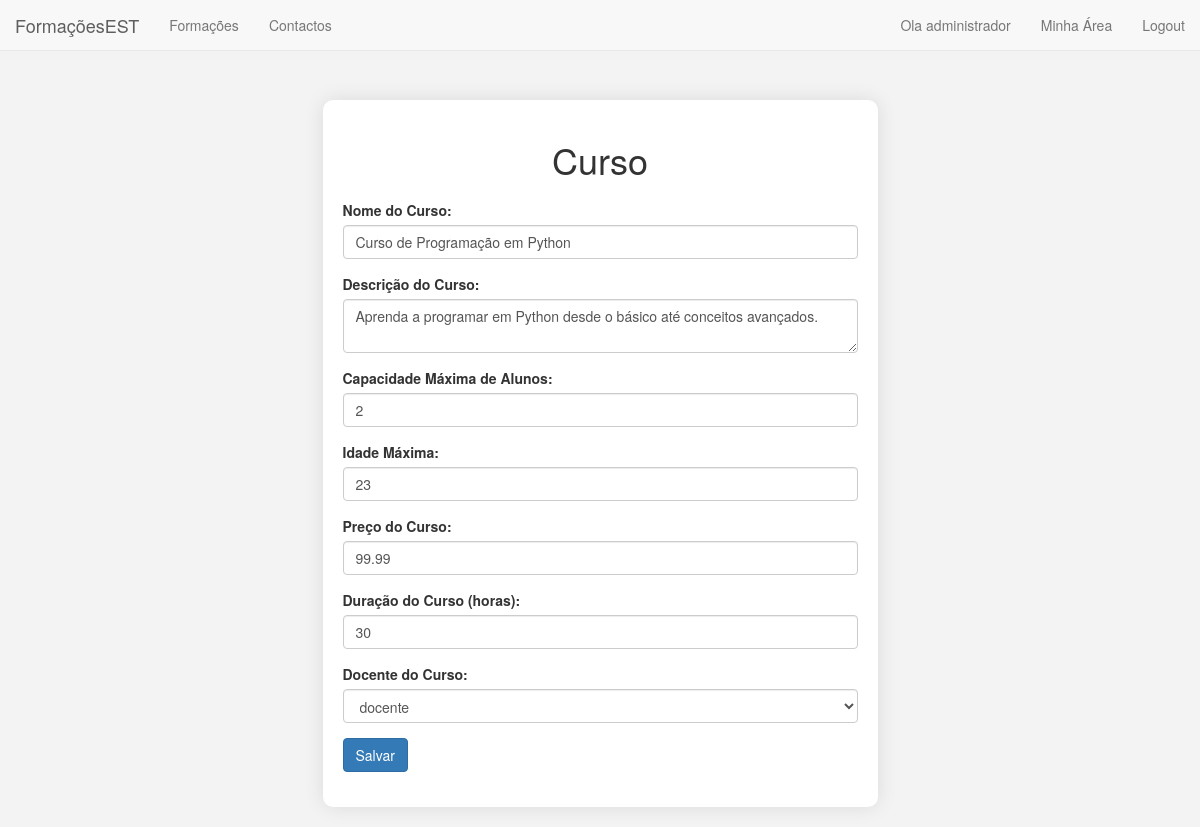
The page /paginas/criar_curso.php?id_curso=13 (signed in) on the database its author committed.
### tables this page shows
CREATE TABLE `curso` (
  `id_curso` int(11) NOT NULL,
  `descricao` varchar(100) NOT NULL,
  `duracao` int(11) NOT NULL,
  `preco` decimal(8,2) DEFAULT NULL,
  `nome` varchar(60) DEFAULT NULL,
  `idade_maxima` int(11) DEFAULT NULL,
  `id_docente` int(11) DEFAULT NULL,
  `capacidade_maxima` int(11) DEFAULT NULL
);

### paginas/criar_curso.php (the view, shortened to what this page needs)
<?php
include 'navbar.php';
if (isset($_GET['id_curso'])) {
    $id_curso = $_GET['id_curso'];
    $sql = "SELECT * FROM curso WHERE id_curso = '$id_curso'";
    $resultado = mysqli_query($conn, $sql);
    if ($resultado && mysqli_num_rows($resultado) > 0) {
        $row = mysqli_fetch_assoc($resultado);
        $nome = $row['nome'];
        $descricao = $row['descricao'];
        $capacidade_maxima = $row['capacidade_maxima'];
        $idade_maxima = $row['idade_maxima'];
        $duracao =  $row['duracao'];
        $preco = $row['preco'];
    } else{
        echo "Não existe nenhum curso correspondente a este id";
    }
}
?>
<!DOCTYPE html>
<html lang="pt">
<head>
    <link rel="stylesheet" href="bootstrap.min.css">
</head>
<body>
    <div class="container" >
        <div class="row">
            <div class="col-md-6 col-md-offset-3">
                <div class="dashboard-container">
                    <h1>Curso</h1>
                    <form action="" method="POST">
                        <div class='dados-curso'>
                            <div class="form-group">
                                <label for="nome">Nome do Curso:</label>
                                <input type="text" class="form-control" id="nome" name="nome" value="<?php if(isset($nome)) echo $nome; ?>"required>
                            </div>
                             <div class="form-group">
                                <label for="descricao">Descrição do Curso:</label>
                                <textarea class="form-control" id="descricao" name="descricao" required><?php if(isset($descricao)) echo $descricao; ?></textarea>
                            </div>
                            <div class="form-group">
                                <label for="capacidade_maxima">Capacidade Máxima de Alunos:</label>
                                <input type="number" class="form-control" id="capacidade_maxima" value="<?php if(isset($capacidade_maxima)) echo $capacidade_maxima; ?>" name="capacidade_maxima" required>
                            </div>
                            <div class="form-group">
                                <label for="idade_maxima">Idade Máxima:</label>
                                <input type="number" class="form-control" id="idade_maxima" name="idade_maxima"  value="<?php if(isset($idade_maxima)) echo $idade_maxima; ?>"required>
                            </div>
                            <div class="form-group">
                                <label for="preco">Preço do Curso:</label>
                                <input type="number" class="form-control" id="preco" value="<?php if(isset($preco)) echo $preco; ?>"  name="preco" step="0.01" required>
                            </div>
                            <div class="form-group">
                                <label for="duracao">Duração do Curso (horas):</label>
                                <input type="number" class="form-control" id="duracao" name="duracao" value="<?php if(isset($duracao)) echo $duracao; ?>"required>
                            </div>
                            <div class="form-group">
                                <label for="docente">Docente do Curso:</label>
                                <select class="form-control" id="docente" name="id_docente" required>
                                    <?php
                                    $sql = "SELECT * FROM utilizador WHERE nivel_acesso=2";
                                    $resultado = mysqli_query($conn,$sql);
                                    if($resultado && mysqli_num_rows($resultado)){
                                        while($row = mysqli_fetch_assoc($resultado)){
                                            echo "<option value='" . $row['id_utilizador'] . "'>" . $row['nome'] . "</option>";
                                        }
                                    } else {
                                        echo "<option value=''>Nenhum coordenador disponível</option>";
                                    }
                                    ?>
                                </select>
                            </div>
                        </div>
                        <div class="form-group logout-btn">
                            <input type="submit" value="Salvar" class="btn btn-primary">
                        </div>
                    </form>
                </div>
            </div>
        </div>
    </div>
</body>
</html>

### paginas/criar_curso.php (style rules this page uses)
body { background-color: #f3f3f3; padding-top: 50px; }
.dashboard-container { background-color: #fff; border-radius: 10px; box-shadow: 0 0 20px rgba(0, 0, 0, 0.1); padding: 20px; margin: 20px auto; max-width: 600px; margin-top: 50px; }
.dashboard-container h1 { text-align: center; margin-bottom: 20px; }

### rows shown on the page
curso: nome "Curso de Programação em Python", descricao "Aprenda a programar em Python desde o básico até conceitos avançados.", capacidade_maxima "2", idade_maxima "23", preco "99.99", duracao "30"

### other values the page prints
$_SESSION['nome'] "administrador"
form field id_docente "docente"
